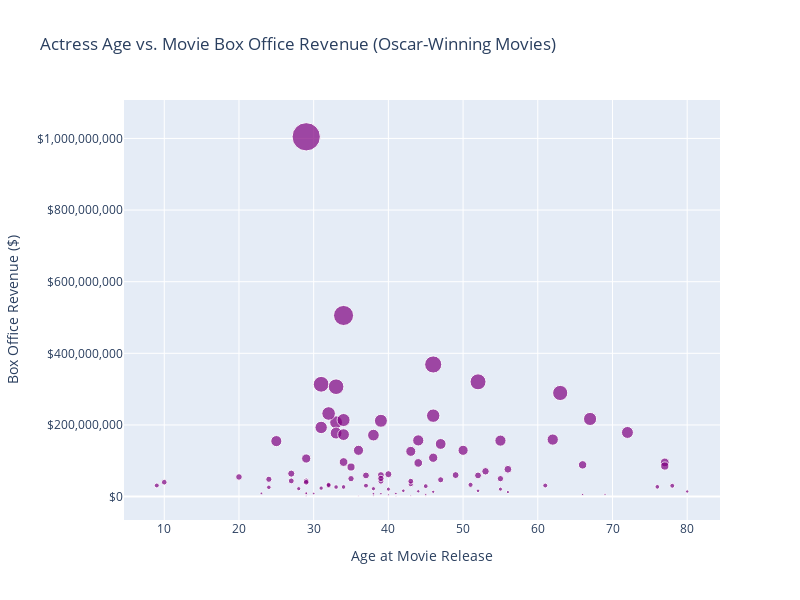

Notebook code for this chart:
### Code cell
scatter_data = oscar_supporting_act_info[['Actor age at movie release', 'Movie box office revenue']].dropna()


fig = px.scatter(
    scatter_data,
    x='Actor age at movie release',
    y='Movie box office revenue',
    title='Actress Age vs. Movie Box Office Revenue (Oscar-Winning Movies)',
    labels={
        'Actor age at movie release': 'Age at Movie Release',
        'Movie box office revenue': 'Box Office Revenue ($)'
    },
    size='Movie box office revenue',
    hover_data=['Actor age at movie release'],
    color_discrete_sequence=['purple']
)


fig.update_layout(
    xaxis=dict(title='Age at Movie Release'),
    yaxis=dict(title='Box Office Revenue ($)', tickformat='$,.0f'),
    width=800,  
    height=600  
)

fig.show()
